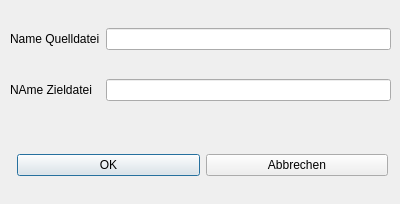
<?xml version="1.0" encoding="UTF-8"?>
<ui version="4.0">
 <class>Dialog_stdname</class>
 <widget class="QDialog" name="Dialog_stdname">
  <property name="geometry">
   <rect>
    <x>0</x>
    <y>0</y>
    <width>400</width>
    <height>204</height>
   </rect>
  </property>
  <property name="windowTitle">
   <string>Namenspaar editieren</string>
  </property>
  <property name="modal">
   <bool>true</bool>
  </property>
  <widget class="QWidget" name="">
   <property name="geometry">
    <rect>
     <x>10</x>
     <y>5</y>
     <width>381</width>
     <height>121</height>
    </rect>
   </property>
   <layout class="QGridLayout" name="gridLayout">
    <item row="0" column="0">
     <widget class="QLabel" name="label_vor">
      <property name="text">
       <string>Name Quelldatei</string>
      </property>
     </widget>
    </item>
    <item row="0" column="1">
     <widget class="QLineEdit" name="lineEdit_vor"/>
    </item>
    <item row="1" column="0">
     <widget class="QLabel" name="label_nach">
      <property name="text">
       <string>NAme Zieldatei</string>
      </property>
     </widget>
    </item>
    <item row="1" column="1">
     <widget class="QLineEdit" name="lineEdit_nach"/>
    </item>
   </layout>
  </widget>
  <widget class="QWidget" name="">
   <property name="geometry">
    <rect>
     <x>17</x>
     <y>140</y>
     <width>371</width>
     <height>51</height>
    </rect>
   </property>
   <layout class="QHBoxLayout" name="horizontalLayout">
    <item>
     <widget class="QPushButton" name="pushButton_ok">
      <property name="text">
       <string>OK</string>
      </property>
     </widget>
    </item>
    <item>
     <widget class="QPushButton" name="pushButton_abbrechen">
      <property name="text">
       <string>Abbrechen</string>
      </property>
     </widget>
    </item>
   </layout>
  </widget>
 </widget>
 <resources/>
 <connections/>
</ui>
